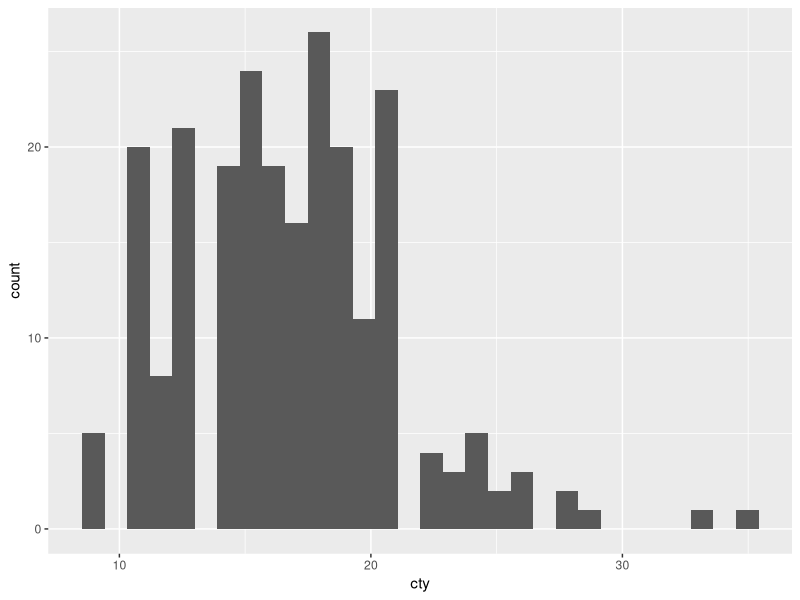
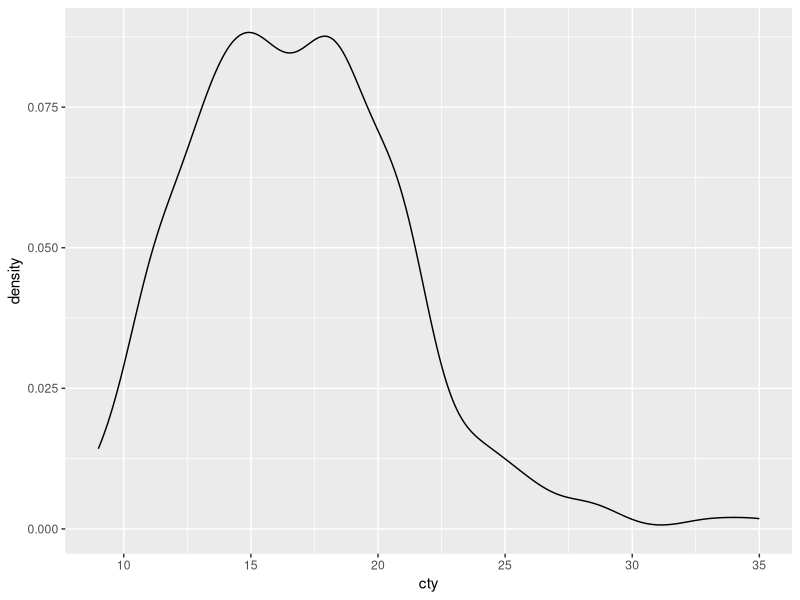
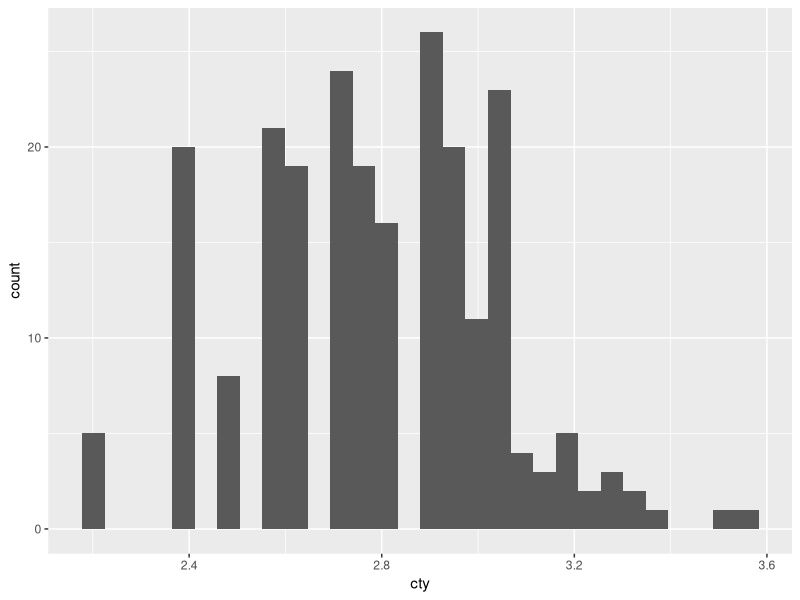
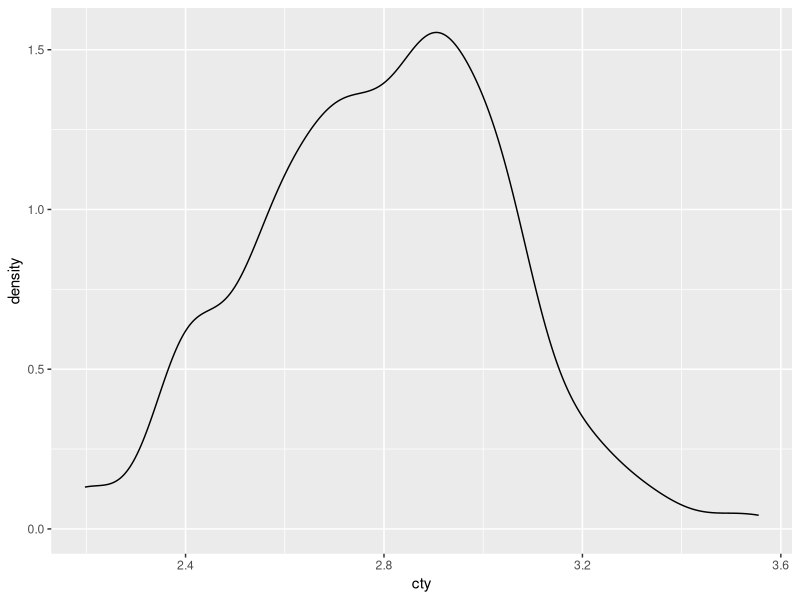
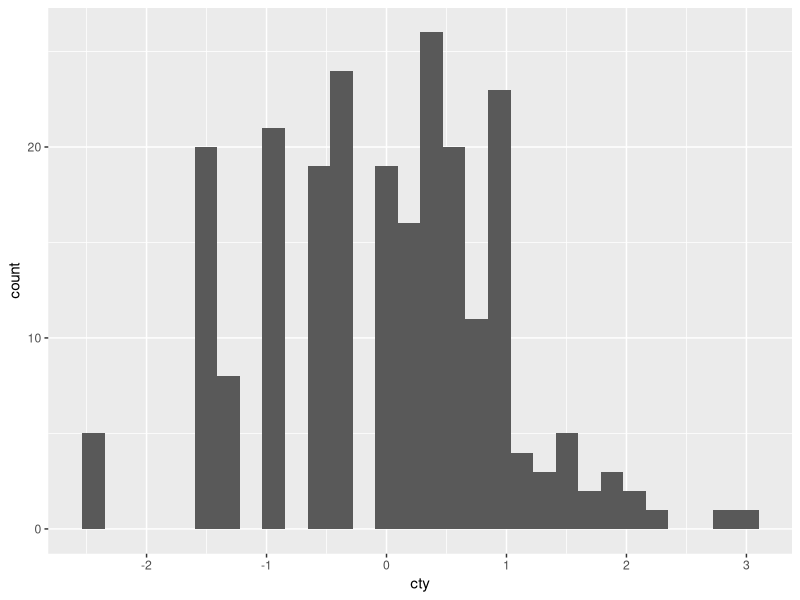
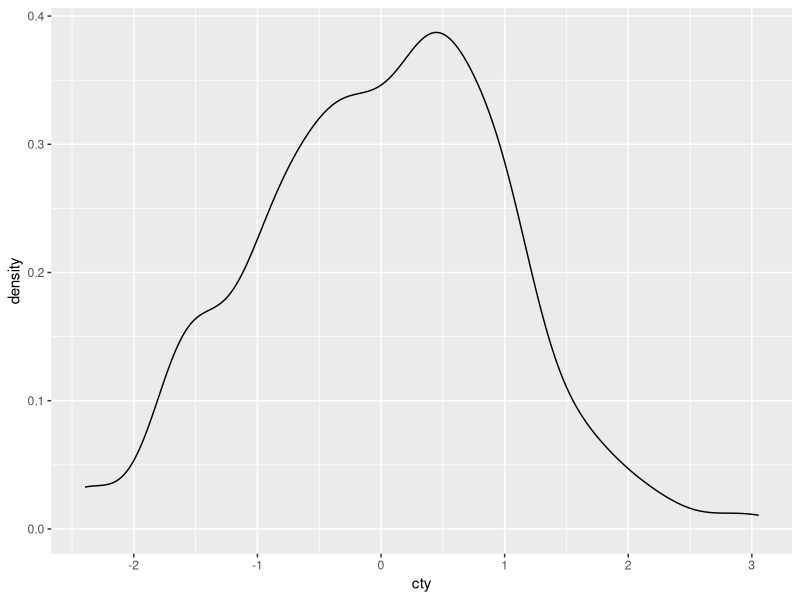
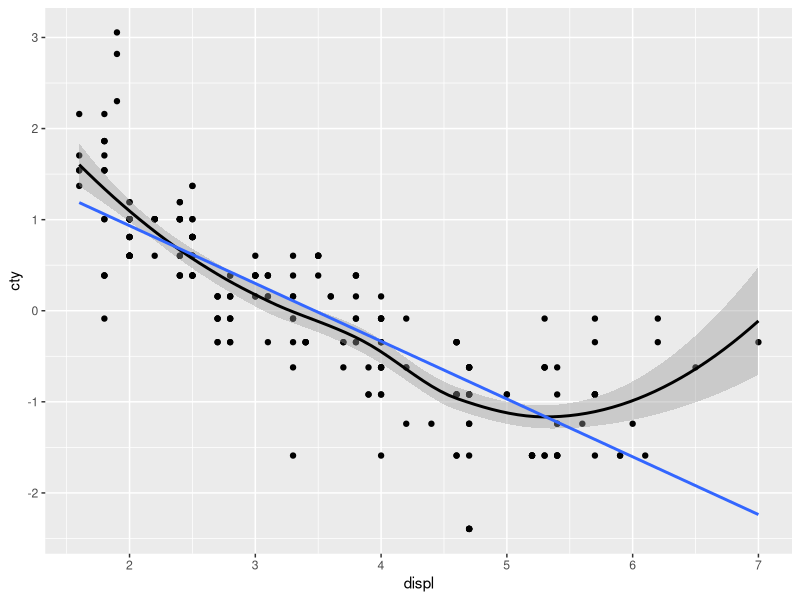

Write R code to recreate these figures, in order.
## ---- chunk 1
knitr::opts_chunk$set(
  echo = TRUE, 
  fig.width=3, 
  fig.height=2
  )
## ---- chunk 2
library(tidyverse)
## ---- chunk 3
mpg %>% 
  ggplot(mapping = aes(x = cty)) + 
  geom_histogram()

mpg %>% 
  ggplot(aes(cty)) + 
  geom_density()
## ---- chunk 4
mpg %>% 
  mutate(cty = log(cty)) %>% 
  ggplot(aes(cty)) + 
  geom_histogram()

mpg %>% 
  mutate(cty = log(cty)) %>% 
  ggplot(aes(cty)) + 
  geom_density()
## ---- chunk 5
mpg %>% 
  mutate(cty = log(cty) %>% scale()) %>% 
  ggplot(aes(cty)) + 
  geom_histogram()

mpg %>% 
  mutate(cty = log(cty) %>% scale()) %>% 
  ggplot(aes(cty)) + 
  geom_density()
## ---- chunk 6
mpg %>% 
  mutate(cty = log(cty) %>% scale()) %>%
  ggplot(aes(displ, cty)) + 
  geom_point() + 
  geom_smooth(color = "black") + 
  geom_smooth(method = "lm", se = FALSE)
## ---- chunk 7
mpg %>% 
  mutate(cty = log(cty) %>% scale()) %>% 
  lm(cty ~ displ, data = .) %>% 
  broom::tidy(conf.int = TRUE)
